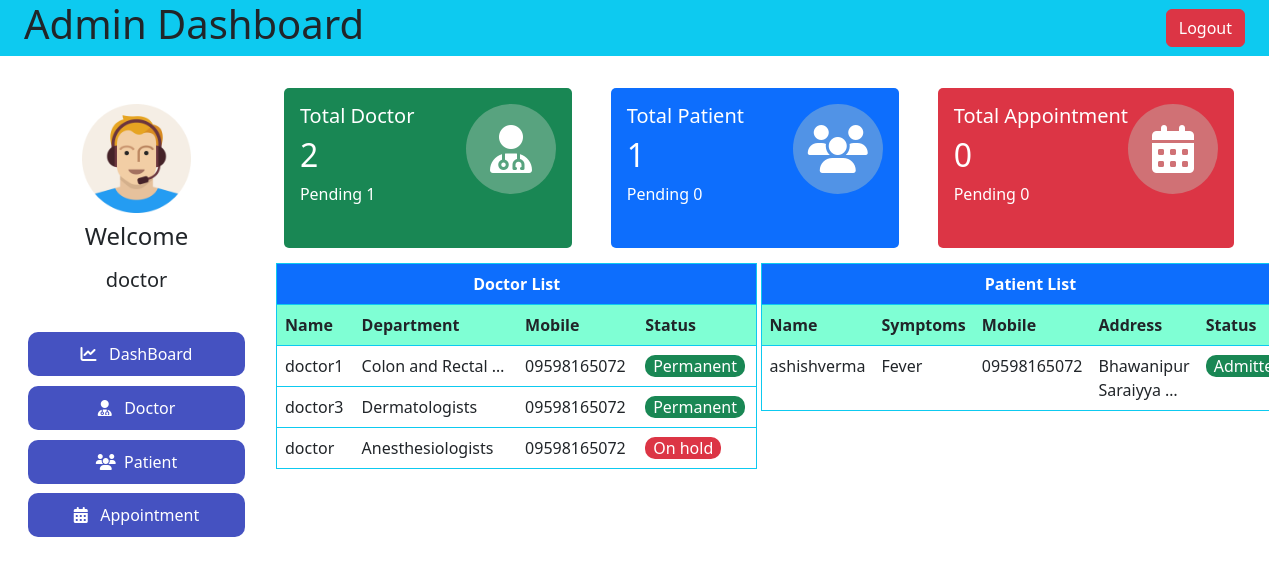
The app's page /admin-dash-main/ (signed in), older data.
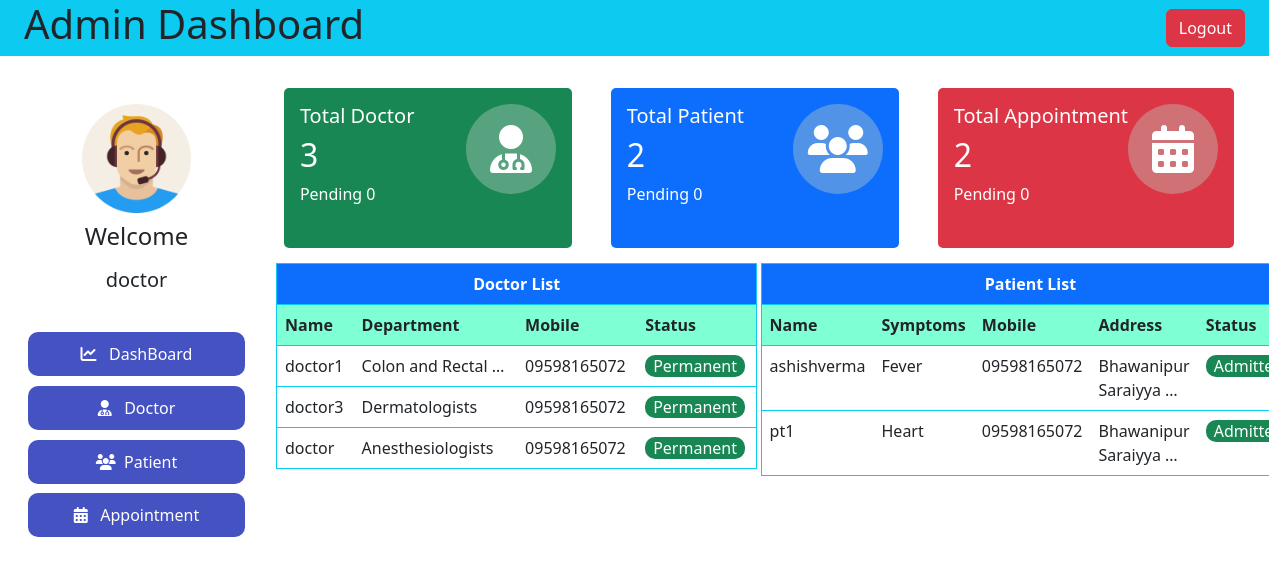
The same page, newer data.
### hospital/models.py (models this page shows, shortened)
class Doctor(models.Model):
    user = models.OneToOneField(User, on_delete=models.CASCADE)
    profile_pic = models.ImageField(
        upload_to='profile_pic/DoctorProfilePic/', null=True, blank=True)
    address = models.CharField(max_length=40)
    mobile = models.CharField(max_length=20, null=True)
    department = models.CharField(
        max_length=50, choices=departments, default='Cardiologist')
    status = models.BooleanField(default=False)

class Patient(models.Model):
    user = models.OneToOneField(User, on_delete=models.CASCADE)
    profile_pic = models.ImageField(
        upload_to='profile_pic/PatientProfilePic/', null=True, blank=True)
    address = models.CharField(max_length=40)
    mobile = models.CharField(max_length=20, null=False)
    symptoms = models.CharField(max_length=100, null=False)
    assignedDoctorId = models.PositiveIntegerField(null=True)
    admitDate = models.DateField(auto_now=True)
    status = models.BooleanField(default=False)

### hospital/views.py (the view)
# urls.py: path('admin-dash-main/',ViewAdminDashboardMain,name='admindashboardMain'),
@login_required(login_url='adminlogin')
def ViewAdminDashboardMain(request):
    doctors = Doctor.objects.all()
    doctorApprovedNum = Doctor.objects.all().filter(status = True).count()
    doctorPendingNum = Doctor.objects.all().filter(status = False).count()
    patients= Patient.objects.all()
    patientApprovedNum = Patient.objects.all().filter(status=True).count()
    patientPendingNum = Patient.objects.all().filter(status=False).count()
    appointmentApproveNum = Appointment.objects.all().filter(status=True).count()
    appointmentPendingNum = Appointment.objects.all().filter(status=False).count()
    return render(request,'hospital/adminDashboardMain.html',locals())

### templates/hospital/adminDashboardMain.html
{% extends 'hospital/adminDashboard.html' %}
{% block adminDashBoard %}
<div class="admin-card">
    <div class="cards bg-success text-white">
        <div ><h5>Total Doctor</h5>
            <h2>{{doctorApprovedNum}}</h2>
            <p>Pending <span>{{doctorPendingNum}}</span></p></div>
            <div class="admin-icons "><i class="fa-solid fa-user-doctor"></i></div>
    </div>
    <div class="cards bg-primary text-white">
        <div ><h5>Total Patient</h5>
            <h2>{{patientApprovedNum}}</h2>
            <p> Pending <span>{{patientPendingNum}}</span></p></div>
            <div class="admin-icons "><i class="fa-solid fa-users"></i></div>
    </div>
    <div class="cards bg-danger text-white">
        <div><h5>Total Appointment</h5>
            <h2>{{appointmentApproveNum}}</h2>
            <p>Pending <span>{{appointmentPendingNum}}</span></p>
        </div>
            <div class="admin-icons "><i class="fa-solid fa-calendar-days"></i> </div>
        </div>
   </div>
   <div class="all-list">
    <div >
        <table class="table border-info border">
            <tr >
                <th colspan="4" class="text-center bg-primary text-white">Doctor List</th>
            </tr>
            <tr >
                <th>Name</th>
                <th>Department</th>
                <th>Mobile</th>
                <th>Status</th>
            </tr>
            {% for doctor in doctors %}
            <tr>
                <td>{{doctor.user.username}}</td>
                <td>{{doctor.department |truncatewords:3}}</td>
                <td>{{doctor.mobile}}</td>
                <td>
                    {% if doctor.status %}
                    <span class="bg-success  px-2  " style="border-radius: 10px;">Permanent</span>
                    {% else %}
                    <span class="bg-danger px-2" style="border-radius: 10px;">On hold</span>
                    {% endif %}
                </td>
            </tr>
            {% endfor %}
        </table>
    </div>
    <div ><table class="table border-info border">
        <tr >
            <th colspan="5" class="text-center bg-primary text-white">Patient List</th>
        </tr>
        <tr>
            <th>Name</th>
            <th>Symptoms</th>
            <th>Mobile</th>
            <th>Address </th>
            <th>Status</th>
        </tr>
        {% for patient in patients %}
        <tr>
            <td>{{patient.user.username}}</td>
            <td>{{patient.symptoms}}</td>
            <td>{{patient.mobile}}</td>
            <td>{{patient.address |truncatewords:2}}</td>
            <td >
                {% if patient.status %}
                <span class="bg-success px-2 " style="border-radius: 10px;">Admitted</span>
                {% else %}
                <span class="bg-danger px-2" style="border-radius: 10px;">On hold</span>
                {% endif %}
            </td>
        </tr>
        {% endfor %}
    </table></div>
   </div>
{% endblock adminDashBoard %}

Row changes from the older to the newer data that the page shows:
changed Doctor "Anesthesiologists": status "On hold" → "Permanent"
added Patient: user.username "pt1", symptoms "Heart", mobile "09598165072", address "Bhawanipur Saraiyya …", status "Admitted"
Text that changed along with them:
{{ doctorApprovedNum }}: "2" → "3"
{{ doctorPendingNum }}: "1" → "0"
{{ patientApprovedNum }}: "1" → "2"
{{ appointmentApproveNum }}: "0" → "2"
